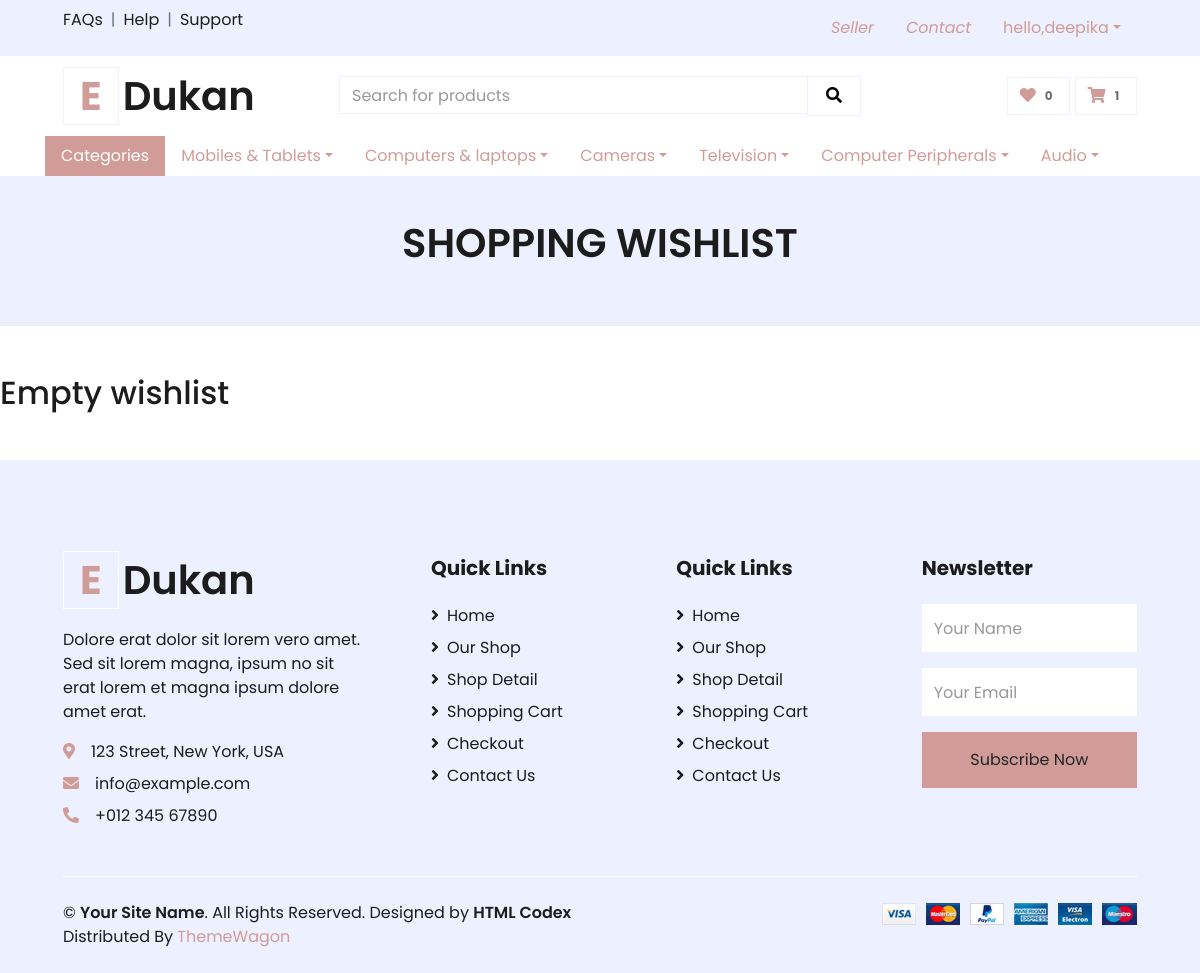
The page /wishlist/ (signed in) on the database as committed earlier.
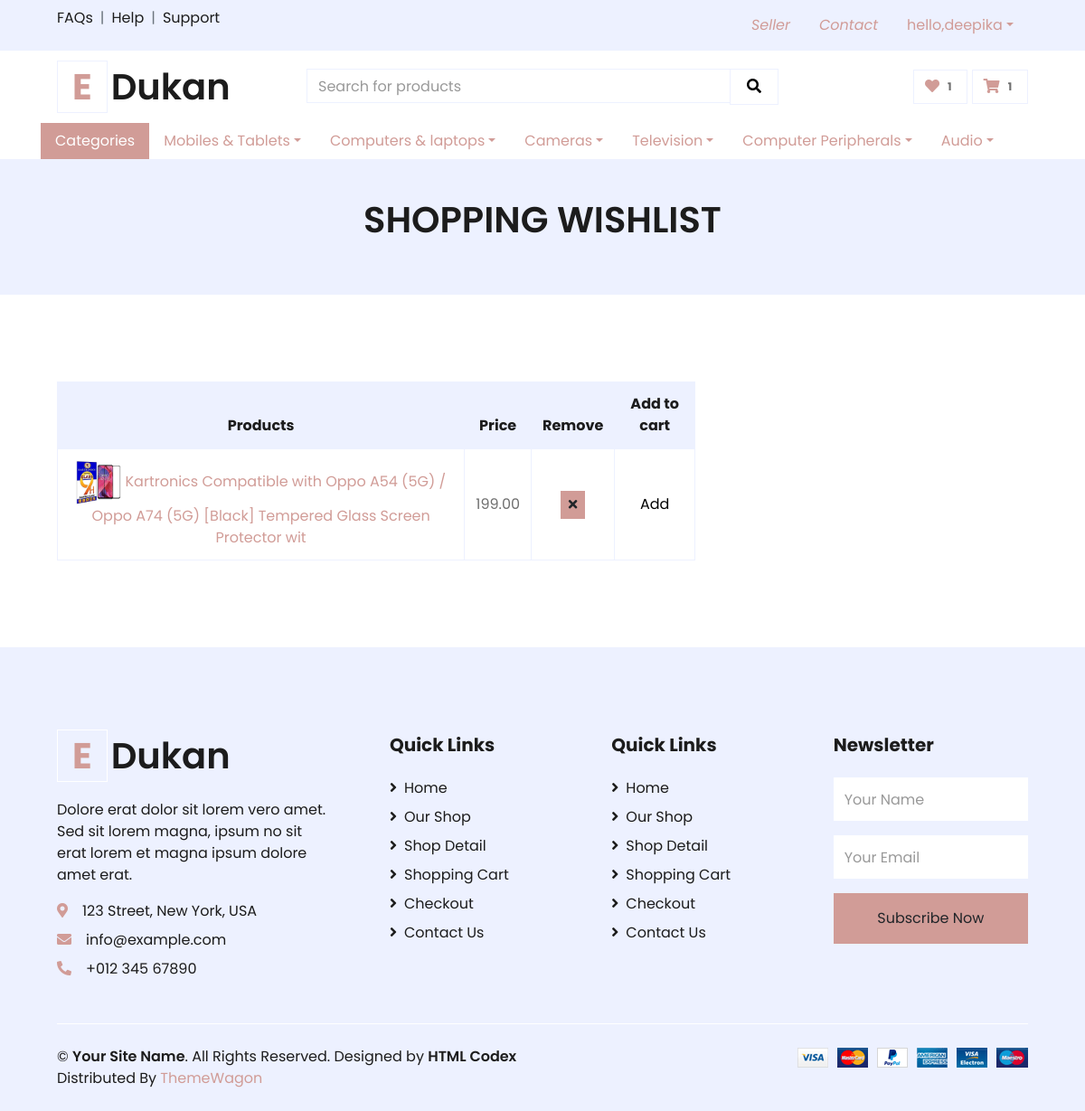
The same page on the database as committed later.
### product_app/models.py (models this page shows, shortened)
class Category_group(models.Model):
    category_group_name=models.CharField(choices=category_group_list, max_length=30)
    is_deleted=models.BooleanField(default=False)

class Product_table(models.Model):
    product_name=models.CharField(max_length=100)
    product_desc=models.TextField( null=True)
    category=models.ForeignKey(Category,on_delete=models.CASCADE)
    status=models.CharField(max_length=20,null=True)
    list_price=models.DecimalField(max_digits=7, decimal_places=2)
    supplier=models.ForeignKey('user_app.Custom_user',models.SET_NULL,blank=True,null=True)
    min_price=models.DecimalField(max_digits=7, decimal_places=2)
    price_currency=models.CharField( max_length=15)
    display_image=models.ImageField( upload_to='product_image/')
    is_deleted=models.BooleanField(default=False)
    review_count=models.IntegerField(default=0)
    rating_count=models.FloatField(default=0)
    brand=models.CharField( max_length=50,default='')
    tags=models.TextField(null=True,default='')
    qty=models.IntegerField(default=0)

### wishlist_app/models.py (models this page shows, shortened)
class Wishlist_table(models.Model):
    product=models.ForeignKey('product_app.Product_table', on_delete=models.CASCADE)
    customer=models.ForeignKey('user_app.Custom_user', on_delete=models.CASCADE)

### user_app/dec.py (the view, shortened to what this page needs)
    def wrap(request,*args, **kwargs):
        if  request.method=="GET":
            if not request.GET.get('is_ajax'):
                if request.session.get('is_active', False):
                    return function(request,*args, **kwargs)
                else:
                    request.session.clear()
                    messages.success(request, 'You should be logged in before open that')
                    return redirect('/user/sign_in_user')

### core_app/context_processors.py (called while the page is built)
def categories_processor(request):
    user=request.session.get('user',False)
    if user:
        request.session['cart_count']=Cart_table.objects.filter(customer_id=user).count()
        request.session['wishlist_count']=Wishlist_table.objects.filter(customer_id=user).count()
    data=[]
    category_list=Category_group.objects.all()
    for item in category_list:
        data.append({"group":item.category_group_name, 'cat_list':Category.objects.filter(category_group=item)})
    return {'list':data}

### user_app/dec.py (called while the page is built, shortened)
def login_is_required(function=None):
    def wrap(request,*args, **kwargs):
        if  request.method=="GET":
            if not request.GET.get('is_ajax'):
                if request.session.get('is_active', False):
                    return function(request,*args, **kwargs)
                else:
                    request.session.clear()
                    messages.success(request, 'You should be logged in before open that')
                    return redirect('/user/sign_in_user')
    wrap.__doc__ = function.__doc__
    wrap.__name__ = function.__name__
    return wrap

### templates/wishlist.html (shortened to what this page needs)
{% extends 'base.html' %}
{% load static %}
{% block body%}
    <div class="container-fluid bg-secondary mb-5">
        <div class="d-flex flex-column align-items-center justify-content-center" style="min-height: 150px">
            <h1 class="font-weight-semi-bold text-uppercase mb-3">shopping wishlist</h1>
        </div>
    </div>
{% if wishlist_items%}
    <div class="container-fluid pt-5">
        <div class="row px-xl-5">
            <div class="col-lg-8 table-responsive mb-5">
                <table class="table table-bordered text-center mb-0">
                    <thead class="bg-secondary text-dark">
                        <tr>
                            <th>Products</th>
                            <th>Price</th>
                            <th>Remove</th>
                            <th>Add to cart</th>
                        </tr>
                    </thead>
                    <tbody class="align-middle">
                      {% for item in wishlist_items%}
                        <tr id="wishlist_table_row_{{item.id}}">
                            <td class="align-middle"><img src="/media/Item_image/{{item.product.display_image}}" alt="" style="width: 50px;">
                                <a href="/product/{{item.product.id}}">{{item.product.product_name}}</a></td>
                            <td  class="align-middle">{{item.product.min_price}}</td>
                            <td class="align-middle">
                                <button onclick="remove_wish({{item.id}})" class="btn btn-sm btn-primary"><i class="fa fa-times"></i></button>
                            </td>
                            <td class="align-middle">
                                <button style='border: none;
                                background: transparent;
                                cursor: pointer;' onclick="wishlist_to_cart({{item.product.id}})">
                                Add
                                </button>
                            </td>
                        </tr>
                        {% endfor%}
                    </tbody>
                </table>
            </div>
        </div>
    </div>
    {%else%}
    <h2> Empty wishlist</h2>
    {% endif%}
    {% endblock%}

### templates/base.html (shortened to what the changed rows need)
{% load static %}
<!DOCTYPE html>
<html lang="en">
<head>
    <link href="https://cdnjs.cloudflare.com/ajax/libs/font-awesome/5.10.0/css/all.min.css" rel="stylesheet">
    <link href="{% static 'lib/owlcarousel/assets/owl.carousel.min.css'%}" rel="stylesheet">
    <link href="{% static 'css/style.css'%}" rel="stylesheet">
</head>
<body>
    <div class="container-fluid">
        <div class="row bg-secondary py-2 px-xl-5">
        </div>
        <div class="row align-items-center py-3 px-xl-5">
            <div class="col-lg-3 d-none d-lg-block">
                <a href='/' class="text-decoration-none">
                    <h1 class="m-0 display-5 font-weight-semi-bold"><span class="text-primary font-weight-bold border px-3 mr-1">E</span>Dukan</h1>
                </a>
            </div>
            <div class="col-lg-3 col-6 text-right">
                <a href="/wishlist" class="btn border">
                    <i class="fas fa-heart text-primary"></i>
                    <span id='wishlist_count' class="badge">{{request.session.wishlist_count}}</span>
                </a>
            </div>
        </div>
    </div>
    <div class="container">
    <ul class="nav nav-pills">
        {% for item in list %}
        <div class="nav-item dropdown">
            <a class="nav-link dropdown-toggle" data-toggle="dropdown">{{item.group}}</a>
        </div>
       {% endfor %}
      </ul>
    </div>
{% block body%} {% endblock%}
    <div class="container-fluid bg-secondary text-dark mt-5 pt-5">
        <div class="row px-xl-5 pt-5">
            <div class="col-lg-4 col-md-12 mb-5 pr-3 pr-xl-5">
                <a href='' class="text-decoration-none">
                    <h1 class="mb-4 display-5 font-weight-semi-bold"><span class="text-primary font-weight-bold border border-white px-3 mr-1">E</span>Dukan</h1>
                </a>
            </div>
        </div>
        <div class="row border-top border-light mx-xl-5 py-4">
        </div>
    </div>
</body>
</html>

Rows that differ between the two databases and show on the page:
added Wishlist_table: product.display_image (picture), product.product_name "Kartronics Compatible with Oppo A54 (5G) / Oppo A74 (5G) [Black] Tempered Glass Screen Protector wit", product.min_price "199.00"
Other text that changed with them:
{{ request.session.wishlist_count }}: "0" → "1"
text no longer shown: "Empty wishlist"
text now shown: "Products Price Remove Add to cart"
